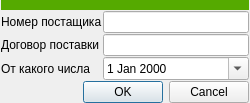
<?xml version="1.0" encoding="UTF-8"?>
<ui version="4.0">
 <class>Dialog</class>
 <widget class="QDialog" name="Dialog">
  <property name="geometry">
   <rect>
    <x>0</x>
    <y>0</y>
    <width>250</width>
    <height>92</height>
   </rect>
  </property>
  <property name="windowTitle">
   <string>Номер поставщика</string>
  </property>
  <layout class="QGridLayout" name="gridLayout">
   <property name="leftMargin">
    <number>1</number>
   </property>
   <property name="topMargin">
    <number>0</number>
   </property>
   <property name="rightMargin">
    <number>1</number>
   </property>
   <property name="bottomMargin">
    <number>0</number>
   </property>
   <property name="spacing">
    <number>1</number>
   </property>
   <item row="4" column="0" colspan="2">
    <widget class="QDialogButtonBox" name="buttonBox">
     <property name="orientation">
      <enum>Qt::Horizontal</enum>
     </property>
     <property name="standardButtons">
      <set>QDialogButtonBox::Cancel|QDialogButtonBox::Ok</set>
     </property>
    </widget>
   </item>
   <item row="2" column="1">
    <widget class="QLineEdit" name="le_contract"/>
   </item>
   <item row="1" column="1">
    <widget class="QLineEdit" name="le_vendor"/>
   </item>
   <item row="1" column="0">
    <widget class="QLabel" name="label">
     <property name="text">
      <string>Номер постащика</string>
     </property>
    </widget>
   </item>
   <item row="2" column="0">
    <widget class="QLabel" name="label_2">
     <property name="text">
      <string>Договор поставки</string>
     </property>
    </widget>
   </item>
   <item row="3" column="1">
    <widget class="QDateEdit" name="de_date_from">
     <property name="calendarPopup">
      <bool>true</bool>
     </property>
    </widget>
   </item>
   <item row="3" column="0">
    <widget class="QLabel" name="label_3">
     <property name="text">
      <string>От какого числа</string>
     </property>
    </widget>
   </item>
   <item row="0" column="0" colspan="2">
    <widget class="QWidget" name="widget" native="true">
     <property name="minimumSize">
      <size>
       <width>0</width>
       <height>10</height>
      </size>
     </property>
     <property name="styleSheet">
      <string notr="true">background-color: rgb(85, 170, 0);</string>
     </property>
    </widget>
   </item>
  </layout>
 </widget>
 <tabstops>
  <tabstop>le_vendor</tabstop>
  <tabstop>le_contract</tabstop>
  <tabstop>de_date_from</tabstop>
 </tabstops>
 <resources/>
 <connections>
  <connection>
   <sender>buttonBox</sender>
   <signal>accepted()</signal>
   <receiver>Dialog</receiver>
   <slot>accept()</slot>
   <hints>
    <hint type="sourcelabel">
     <x>219</x>
     <y>86</y>
    </hint>
    <hint type="destinationlabel">
     <x>157</x>
     <y>91</y>
    </hint>
   </hints>
  </connection>
  <connection>
   <sender>buttonBox</sender>
   <signal>rejected()</signal>
   <receiver>Dialog</receiver>
   <slot>reject()</slot>
   <hints>
    <hint type="sourcelabel">
     <x>248</x>
     <y>91</y>
    </hint>
    <hint type="destinationlabel">
     <x>249</x>
     <y>91</y>
    </hint>
   </hints>
  </connection>
 </connections>
</ui>
